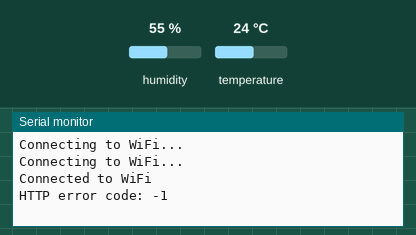
Simulated run of this sketch. Board: ESP8266 (NodeMCU). On the bench: the last lines printed to the serial monitor. The inputs (shaded band) are chosen by the test bench; at power-on: humidity 55 %, temperature 24 °C. WiFi joins after 1.5 s; servers stay silent unless stated.

Above: at 3.2 s.
3.3 s: humidity set to 22 %
At 10.96 s:
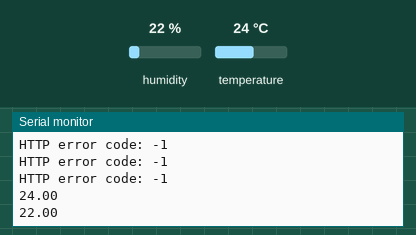
18.1 s: temperature set to 12 °C
At 20.2 s:
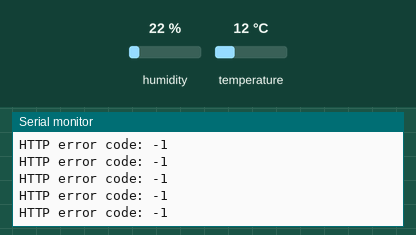
32.9 s: humidity set to 40 %
At 34.2 s:
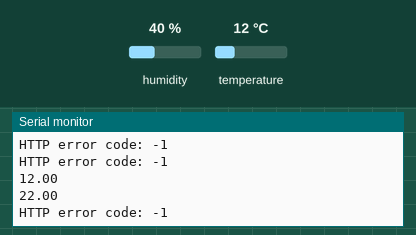
Timing chart, 0 to 35.9 s (numbered marks = the images above; inputs shaded):
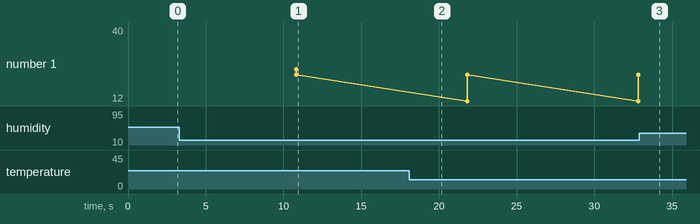

Measured:
- after the input at 3.3 s, the serial monitor: prints a new line after 7.5 s (image 1)
- plotted number 1: 22 → 40 after the input at 32.9 s

The sketch:

sensor_board_code.ino
```cpp
#include <ESP8266WiFi.h>
#include <ESP8266HTTPClient.h>  // Đảm bảo sử dụng đúng thư viện ESP8266HTTPClient
#include <DHT.h>
#define DHTPIN 5
#define DHTTYPE    DHT22
//Change to your wifi name and password here.
const char* ssid = "Tai";
const char* password = "tranmanhtai";

DHT dht(DHTPIN, DHTTYPE);

float t = 0.0;
float h = 0.0;
unsigned long previousMillis = 0;
const long interval = 10000;
//Change to your computer IP address and server port here.
const char* serverUrl = "http://192.168.196.67:5001";

void setup() {
  Serial.begin(115200);
  dht.begin();
  WiFi.begin(ssid, password);

  while (WiFi.status() != WL_CONNECTED) {
    delay(1000);
    Serial.println("Connecting to WiFi...");
  }

  Serial.println("Connected to WiFi");
}

void loop() {
  unsigned long currentMillis = millis();
  if (currentMillis - previousMillis >= interval) {
    // save the last time you updated the DHT values
    previousMillis = currentMillis;
    // Read temperature as Celsius (the default)
    float newT = dht.readTemperature();
    // Read temperature as Fahrenheit (isFahrenheit = true)
    //float newT = dht.readTemperature(true);
    // if temperature read failed, don't change t value
    if (isnan(newT)) {
      Serial.println("Failed to read from DHT sensor!");
    }
    else {
      t = newT;
      Serial.println(t);
    }
    // Read Humidity
    float newH = dht.readHumidity();
    // if humidity read failed, don't change h value
    if (isnan(newH)) {
      Serial.println("Failed to read from DHT sensor!");
    }
    else {
      h = newH;
      Serial.println(h);
    }
  }
  String tStr = String(t, 3);  // 3 là số chữ số thập phân cần giữ lại
  String hStr = String(h, 3);
  if (WiFi.status() == WL_CONNECTED) {
    HTTPClient http;  // Đảm bảo sử dụng đúng tên biến và lớp HTTPClient
    WiFiClient client;  // Khai báo WiFiClient để kết nối HTTP

    // Tạo URL với thông tin từ cảm biến (temperature, humidity)
    String url = serverUrl;
    url += "/";  // Tạo URL theo cú pháp của bạn
    url += tStr;  // temperature
    url += "/";
    url += hStr;  // humidity

    http.begin(client, url);  // Bắt đầu kết nối với URL qua WiFiClient

    int httpResponseCode = http.GET();  // Gửi yêu cầu GET

    // Lấy HTTP response và in kết quả
    if (httpResponseCode == 200) {
      String response = http.getString();
      Serial.println("Server response:");
      Serial.println(response);
    } else {
      Serial.print("HTTP error code: ");
      Serial.println(httpResponseCode);
    }

    http.end();  // Kết thúc kết nối HTTP
  } else {
    Serial.println("WiFi disconnected");
  }

  delay(2000);  // Gửi yêu cầu sau mỗi 2 giây
}
```
